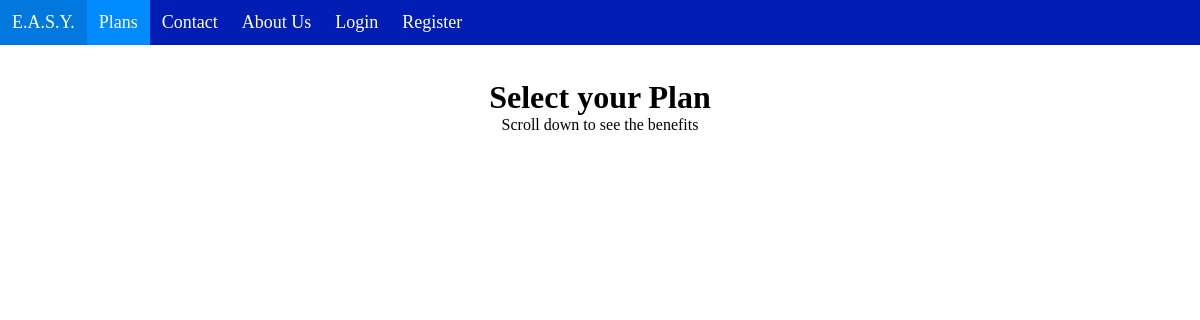
/plans, run on an earlier commit of the app's database.
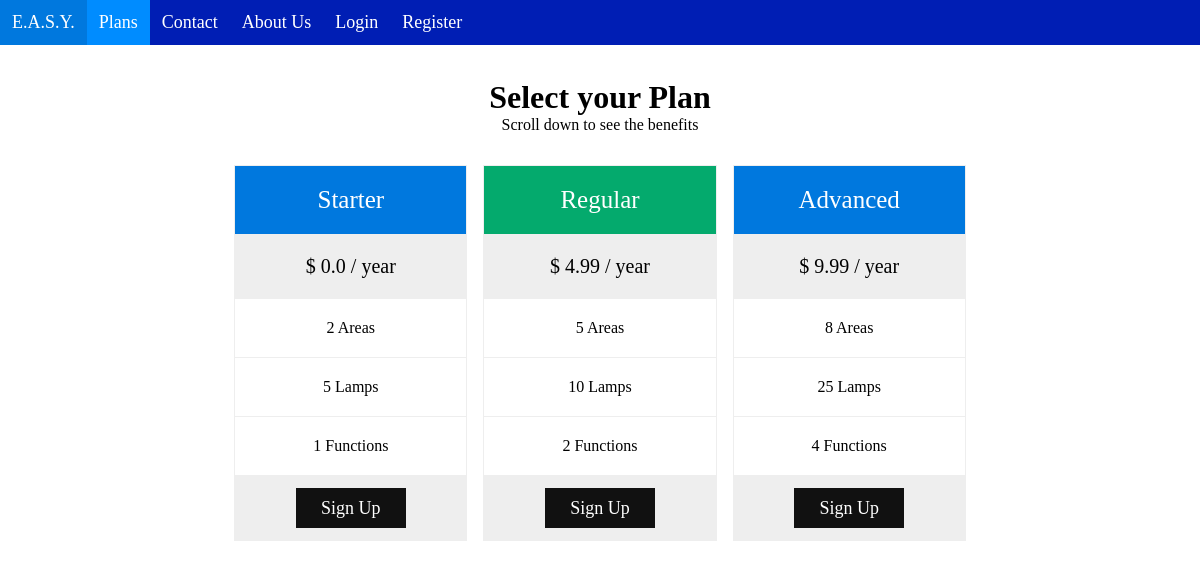
And on a later commit of the database.
### Frontend/models.py (models this page shows, shortened)
class Plan(models.Model):
    plan_name = models.CharField(max_length=20, choices=PLANS, default='Starter', unique=True)
    plan_price = models.FloatField(default=0)
    number_off_areas = models.IntegerField(default=0)
    number_off_lamps = models.IntegerField(default=0)
    number_off_functions = models.IntegerField(default=0)
    plan_description = models.TextField(default=0)
    class Meta:
        verbose_name_plural = "Plans"

### Frontend/views.py (the view)
# urls.py: path('plans', views.plansView, name='Plans'),
def plansView(request):
    plan = Plan.objects.all()
    data = {
        'page': 'Frontend/plans.html',
        'plan': plan,
    }
    return render(request, 'Frontend/index.html', data)

### Templates/Frontend/index.html (shortened to what this page needs)
{% load static %}
<!DOCTYPE html>
<html lang="en">
<head>
    <link rel="stylesheet" href="{% static 'Frontend/CSS/index.css' %}">
</head>
<body>
   <header>
       <nav class="navbar">
            <a href="/" {% if request.get_full_path == "/" %} class="active" {% endif %}> E.A.S.Y.</a>
            {% if not user.is_authenticated %}
                <a href="/plans"{% if request.get_full_path == "/plans" %} class="active" {% endif %}>Plans</a>
                <a href="/contact"{% if request.get_full_path == "/contact" %} class="active" {% endif %}> Contact</a>
                <a href="/about-us"{% if request.get_full_path == "/about-us" %} class="active" {% endif %}>About Us</a>
                <a href="/login"{% if request.get_full_path == "/login" %} class="active" {% endif %}> Login</a>
                <a href="/register"{% if request.get_full_path == "/register" %} class="active" {% endif %}>Register</a>
            {% endif  %}
        </nav>
   </header>
    <main>
        {% include page %}
    </main>
</body>
</html>

### Templates/Frontend/plans.html (shortened to what this page needs)
{% load static %}
<head>
    <link rel="stylesheet" href="{% static 'Frontend/CSS/plans.css' %}">
</head>
<body >
<br>
    <H1 style="text-align:center">Select your Plan</H1>
    <p style="text-align:center">Scroll down to see the benefits</p>
    <div class="column">
        {% for p in plan %}
            <div class="columns">
                <ul class="price">
                    <li class="header"  {% if p.plan_name == 'Regular' %} style="background-color:#04AA6D" {% endif %}>{{ p.plan_name }}</li>
                    <li class="grey">$ {{ p.plan_price }} / year</li>
                    <li>{{ p.number_off_areas }} Areas</li>
                    <li>{{ p.number_off_lamps }} Lamps</li>
                    <li>{{ p.number_off_functions }} Functions</li>
                    <li class="grey"><a href="/register" class="button">Sign Up</a></li>
                </ul>
            </div>
        {% endfor %}
</body>

### Static/Frontend/CSS/index.css (style rules this page uses)
@media screen and (min-width: 600px) { * { margin: 0; padding: 0; box-sizing: border-box; } }
@media screen and (min-width: 600px) { .navbar { background-color: #001eb4; color: white; overflow: auto; } }
@media screen and (min-width: 600px) { .navbar a { float: left; color: white; padding: 12px; text-decoration: none; font-size: 18px; } }
@media screen and (min-width: 600px) { .active { background-color: #008cff; } }
@media screen and (min-width: 600px) { main { padding : 16px; } }

### Static/Frontend/CSS/plans.css (style rules this page uses)
@media screen and (min-width: 600px) { * { box-sizing: border-box; } }
@media screen and (min-width: 600px) { .column { display: grid; grid-template-columns: repeat(3, 1fr); justify-content: space-evenly; padding-left: 18%; padding-right: 18%; padding-top: 2%; } }
@media screen and (min-width: 600px) { .columns { padding: 8px; } }
@media screen and (min-width: 600px) { .price { list-style-type: none; border: 1px solid #eee; margin: 0; padding: 0; -webkit-transition: 0.3s; transition: 0.3s; } }
@media screen and (min-width: 600px) { .price .header { background-color: #0078de; color: white; font-size: 25px; } }
@media screen and (min-width: 600px) { .price li { border-bottom: 1px solid #eee; padding: 20px; text-align: center; } }
@media screen and (min-width: 600px) { .price .grey { background-color: #eee; font-size: 20px; } }
@media screen and (min-width: 600px) { .button { background-color: #111; border: none; color: white; padding: 10px 25px; text-align: center; text-decoration: none; font-size: 18px; } }

What changed in the data, as far as the page shows it:
added Plan: plan_name "Starter", plan_price "0.0", number_off_areas "2", number_off_lamps "5", number_off_functions "1"
added Plan: plan_name "Regular", plan_price "4.99", number_off_areas "5", number_off_lamps "10", number_off_functions "2"
added Plan: plan_name "Advanced", plan_price "9.99", number_off_areas "8", number_off_lamps "25", number_off_functions "4"
